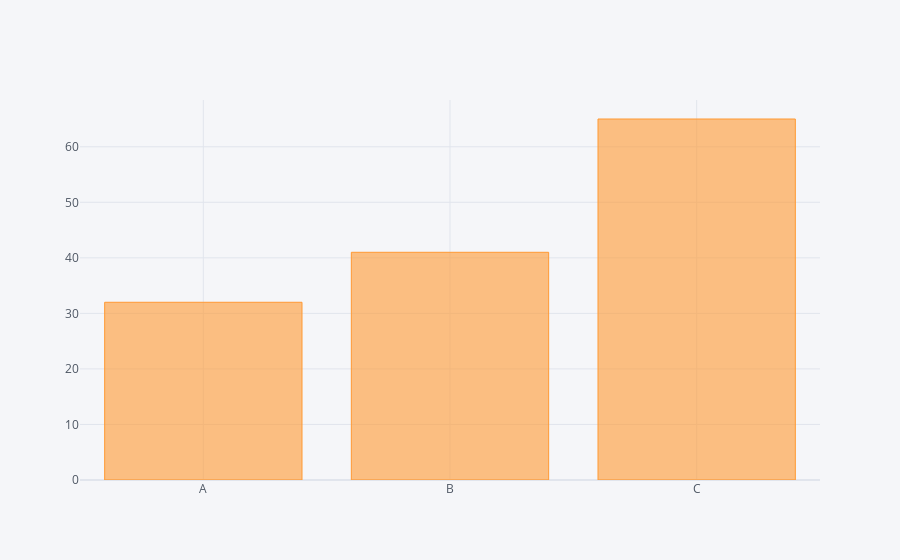

Source (notebook cell):
### Code cell
df2.iplot(kind='bar', x='Category', y='Values')

### Figure 1 — Plotly figure (JSON) as saved in the notebook; plotly's stock layout.template omitted (floating-point values rounded to 4 significant figures)
{"data": [{"marker": {"color": "rgba(255, 153, 51, 0.6)", "line": {"color": "rgba(255, 153, 51, 1.0)", "width": 1}}, "name": "Values", "orientation": "v", "text": "", "type": "bar", "x": ["A", "B", "C"], "y": [32, 41, 65]}], "layout": {"legend": {"bgcolor": "#F5F6F9", "font": {"color": "#4D5663"}}, "paper_bgcolor": "#F5F6F9", "plot_bgcolor": "#F5F6F9", "title": {"font": {"color": "#4D5663"}}, "xaxis": {"gridcolor": "#E1E5ED", "showgrid": true, "tickfont": {"color": "#4D5663"}, "title": {"font": {"color": "#4D5663"}, "text": ""}, "zerolinecolor": "#E1E5ED"}, "yaxis": {"gridcolor": "#E1E5ED", "showgrid": true, "tickfont": {"color": "#4D5663"}, "title": {"font": {"color": "#4D5663"}, "text": ""}, "zerolinecolor": "#E1E5ED"}}}
